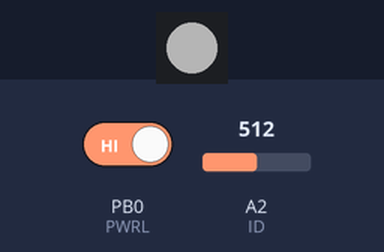
This sketch was run on a simulated ATtiny85, built with avr-gcc and run on an emulated ATtiny85. Shown: 1 RGB LEDs in strip order, left to right. The inputs (shaded band) are chosen by the test bench; at power-on: PB0 (PWRL) HIGH, A2 (ID) = 512. Dim RGB values are drawn brighter than linear.

Above: at 1.26 s.
1.3 s: PB0 (PWRL) driven LOW
At 1.7 s:
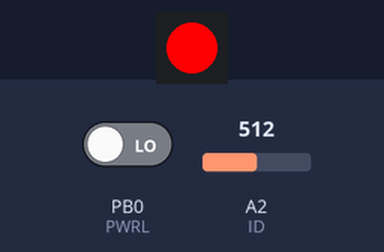
4.3 s: A2 (ID) set to 492
At 5.5 s:
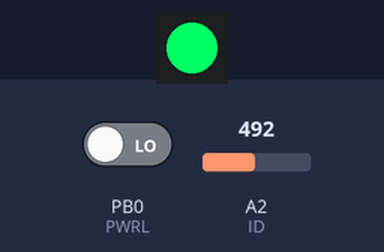
5.8 s: A2 (ID) set to 231
At 6.8 s:
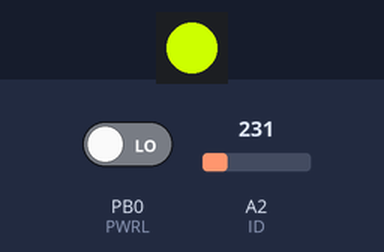
7.3 s: A2 (ID) set to 251
8.8 s: A2 (ID) set to 900
At 10.0 s:
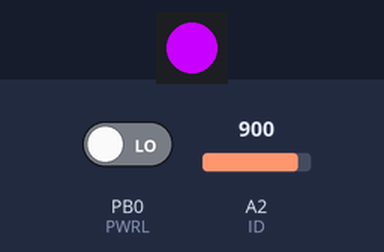
10.3 s: A2 (ID) set to 887
Timing chart, 0 to 12.8 s (numbered marks = the images above; inputs shaded):
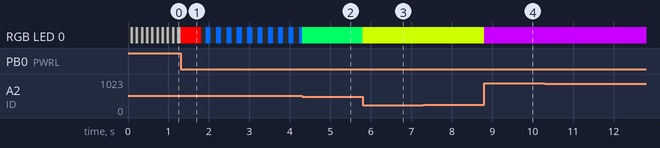

Measured:
- the behaviour switches between 507 and 506 on A2 (ID) (found by bisection; images 1 and 2)
- after the input at 5.8 s, RGB LED 0: RGB(0, 255, 100) → RGB(205, 255, 0) at once
- after the input at 7.3 s, every drawn part: stays the same
- after the input at 8.8 s, RGB LED 0: RGB(205, 255, 0) → RGB(200, 0, 255) at once
- after the input at 10.3 s, every drawn part: stays the same

The sketch:

pololu-3pi--audio-expansion-attiny.ino
```cpp
// (licence header left out)
/*******************************************************************************
   B O A R D   &   F U S E S   C O N F I G U R A T I O N
   - MCU: ATtiny85
   - Board: ATtiny25/45/85, Attiny85, Internal 16MHz
   - Fuses: Low fuse 0xE1; High fuse 0xDD; Extended fuse 0xFE
   - First run cli: `avrdude -pattiny85 -Pusb -cavrispmkII -Ulfuse:w:0xE1:m   -Uhfuse:w:0xDD:m   -Uefuse:w:0xFE:m`
   - Burn cli: `avrdude -pattiny85 -Pusb -cavrispmkII -Uflash:w:pololu-3pi--audio-expansion-attiny.ino.hex`
******************************************************************************/


/*******************************************************************************
    G P I O   C O N S T A N T S
 ******************************************************************************/
#define PWRL                    0                   // PWRL on GPIO 0 (physical pin 5), interlink bidir communication.
#define ANT                     2                   // ANT on GPIO 2 (physical pin 7), radio module reception.
#define DAT                     3                   // DAT on GPIO 3 (physical pin 2), output to WS2812B LED.
#define ID                      A2                  // ID on GPIO 4 (physical pin 3), identifier potentiometer.
// Other pins are unused.


/*******************************************************************************
    C O N S T A N T S
 ******************************************************************************/
#define N_ROBOTS                5                   // Maximum number of simultaneously active robots.
#define REMOTE_COMMAND_ON       7074148UL           // Code of the command generated by the remote control for resume.
#define REMOTE_COMMAND_OFF      7074152UL           // Code of the command generated by the remote control for pause.
#define ID_AVE_READS            4                   // Number of readings taken to average the identifier potentiometer.
#define ID_TIME_DELAY           1                   // Milliseconds to wait between correlative readings of the identifier potentiometer.
#define ID_CHANGE_THRESHOLD     5                   // Threshold ADC values to detect changes in the identifier potentiometer value.
#define ID_CHANGE_DELAY         3000                // Milliseconds of waiting during which the color of the selected identifier is held.
#define SAMD_TIMEOUT            5000                // Milliseconds to wait for communication with the ATSAMD before considering that it is not present.
#define PWRL_PULSE_TIMEOUT      10                  // Milliseconds maximum time to wait for ATSAMD pulse to be generated.
#define PWRL_PULSE_DURATION     50                  // Microsecond duration of the pulse sent by ATSAMD21 when it is ready to receive the identifier.
#define PWRL_PULSE_THRESHOLD    12                  // Microsecond threshold for detection of the pulse sent by ATSAMD21.
#define PWRL_PRE_ID_US          5                   // Microseconds to wait before starting the identifier pulse.
#define PWRL_POST_ID_US         25                  // Microseconds of waiting after the end of the identifier pulse.
#define PWRL_ID_DURATION        360                 // Microseconds total pulse duration of the pulse that sends the identifier.


/*******************************************************************************
    L I B R A R I E S
 ******************************************************************************/
// Fork from https://github.com/luelista/rc-switch/tree/feature-pcint-rebased
#include <RCSwitch.h>                               // It is necessary to edit line 55 from `RCSwitch.h` to uncomment `#define USE_PIN_CHANGE_INTERRUPT`
RCSwitch radio = RCSwitch();

#include <Adafruit_NeoPixel.h>
Adafruit_NeoPixel ws2812 = Adafruit_NeoPixel(1, DAT, NEO_GRB + NEO_KHZ800);

// Library used only for debugging, using the ATSAMD21 as a serial bridge. Its use is incompatible with the main functionality.
// https://github.com/ArminJo/ATtinySerialOut v1.1.0
//#include <ATtinySerialOut.h>                        // It is necessary to edit line 87 from `ATtinySerialOut.h` to set `TX_PIN` to `PB2`.
//#include <avr/pgmspace.h>


void setup() {
  //initTXPin();
  //Serial.println("INIT");
  pinMode(PWRL, INPUT);
  pinMode(ANT, INPUT);
  pinMode(DAT, OUTPUT);
  ws2812.begin();
}

void loop() {
  static boolean first_run_setup = true;            // Initial setup flag.
  static boolean command = false;                   // Command received by the radio receiver.
  static boolean bridge_ok = false;                 // ATSAMD21-ATtiny85 bridge correctly set flag.
  static boolean id_change = false;                 // Identifier potentiometer value change flag.
  int pot_value = 0;                                // Value read from the identifier potentiometer.
  unsigned int hue = 0;                             // Hue value calculated from an identifier.
  static unsigned int identifier = 0;               // Identifier assigned to the robot.
  static int prev_pot = 0;                          // Previous value of the identifier potentiometer.
  unsigned long pwrl_wait_timeout = 0;              // Time-out check for pulse to be received.
  unsigned long pwrl_pulse_init = 0;                // Initial time of the pulse sent by ATSAMD21.
  unsigned long pwrl_pulse_end = 0;                 // Final time of the pulse sent by ATSAMD21.
  unsigned long rx_value = 0;                       // Value read by the radio receiver.
  static unsigned long color = 0;                   // Color in 24-bit format assigned by identifier.
  static unsigned long id_change_timeout = 0;       // Time-out check to restore normal mode on the RGB LED.
  static unsigned long command_on_timeout = 0;      // Time-out check to turn off RGB LED in ON command.

  pot_value = readIdPot();
  if (first_run_setup) {
    prev_pot = pot_value;
    identifier = map(pot_value, 0 + ((360 / N_ROBOTS) / 4), 1023 - ((360 / N_ROBOTS) / 4), 0, N_ROBOTS - 1);
    hue = ((360 / N_ROBOTS) * identifier) + (360 / N_ROBOTS);
    color = calculateColor(hue);
    ws2812.setPixelColor(0, color);
    ws2812.show();
    while ((digitalRead(PWRL) == LOW) && (millis() < SAMD_TIMEOUT));
    if (digitalRead(PWRL == HIGH)) {
      while (digitalRead(PWRL) == HIGH) {
        ws2812.setPixelColor(0, (0x404040UL * ((millis() & 0x40) >> 6)));
        ws2812.show();
      }
      pwrl_wait_timeout = millis();
      while ((digitalRead(PWRL) == LOW) && (millis() - pwrl_wait_timeout < PWRL_PULSE_TIMEOUT));
      pwrl_pulse_init = micros();
      while ((digitalRead(PWRL) == HIGH) && (millis() - pwrl_wait_timeout < PWRL_PULSE_TIMEOUT));
      pwrl_pulse_end = micros();
      if ((pwrl_pulse_end - pwrl_pulse_init > (PWRL_PULSE_DURATION - PWRL_PULSE_THRESHOLD)) && (pwrl_pulse_end - pwrl_pulse_init < (PWRL_PULSE_DURATION + PWRL_PULSE_THRESHOLD))) {
        delayMicroseconds(PWRL_PRE_ID_US);
        pinMode(PWRL, OUTPUT);
        sendPulse(hue);
        delayMicroseconds(PWRL_POST_ID_US);
        ws2812.setPixelColor(0, 0, 255, 0);
        bridge_ok = true;
      }
      else {
        ws2812.setPixelColor(0, 255, 0, 0);
      }
      ws2812.show();
      delay(500);
    }
    radio.enableReceive(2);
    first_run_setup = false;
  }
  else {
    if (radio.available()) {
      rx_value = radio.getReceivedValue();
      if (rx_value == REMOTE_COMMAND_ON) {
        if (bridge_ok) digitalWrite(PWRL, HIGH);
        command = true;
        command_on_timeout = millis();
      } else if (rx_value == REMOTE_COMMAND_OFF) {
        if (bridge_ok) digitalWrite(PWRL, LOW);
        command = false;
      }
      radio.resetAvailable();
    }
    if ((pot_value < prev_pot - ID_CHANGE_THRESHOLD) || (pot_value > prev_pot + ID_CHANGE_THRESHOLD)) {
      hue = ((360 / N_ROBOTS) * map(pot_value, 0 + ((360 / N_ROBOTS) / 4), 1023 - ((360 / N_ROBOTS) / 4), 0, N_ROBOTS - 1)) + (360 / N_ROBOTS);
      ws2812.setPixelColor(0,  calculateColor(hue));
      prev_pot = pot_value;
      id_change = true;
      id_change_timeout = millis();
    }
    else {
      if (id_change) {
        if (millis() - id_change_timeout >= ID_CHANGE_DELAY) id_change = false;
      }
      else {
        if (command) {
          if (millis() - command_on_timeout <= 5000) ws2812.setPixelColor(0, color);
          else ws2812.setPixelColor(0, 0);
        }
        else ws2812.setPixelColor(0, (color * ((millis() & 0x80) >> 7)));
      }
    }
    ws2812.show();
  }
}


// Read the potentiometer of the identifier, and average the readings taken.
// Returns:
//      Value read by the ADC after averaging.
unsigned int readIdPot() {
  unsigned long read_value = 0;

  for (unsigned char i = 0; i < ID_AVE_READS; i++) {
    read_value += analogRead(ID);
    delay(ID_TIME_DELAY);
  }
  return (read_value / ID_AVE_READS);
}


// Calculates the color from the hue value.
// Required arguments:
//      Hue value (0-360).
// Returns:
//      RGB color in 24-bit format.
unsigned long calculateColor(unsigned int hue) {
  unsigned char red = 0;
  unsigned char green = 0;
  unsigned char blue = 0;
  unsigned char step = 0;
  unsigned long ret = 0;

  step = ((255UL * hue) / 60UL);
  if (hue < 61) {
    red = 255;
    green = step;
  }
  else if ((hue > 60) && (hue < 121)) {
    green = 255;
    red = 255 - step;
  }
  else if ((hue > 120) && (hue < 181)) {
    green = 255;
    blue = step;
  }
  else if ((hue > 180) && (hue < 241)) {
    blue = 255;
    green = 255 - step;
  }
  else if ((hue > 240) && (hue < 301)) {
    blue = 255;
    red = step;
  }
  else if ((hue > 300) && (hue < 361)) {
    red = 255;
    blue = 255 - step;
  }
  ret = (((unsigned long)red << 16) & 0xFF0000) | (((unsigned long)green << 8) & 0xFF00) | (blue & 0xFF);
  return ret;
}


// Generates a variable width pulse, with a total duration of 360µs.
// Required arguments:
//      Pulse duration in microseconds (0-360).
void sendPulse(unsigned int us) {
  noInterrupts();
  PORTB |= 0x01;
  delayMicroseconds(us);
  PORTB &= 0x00;
  delayMicroseconds(PWRL_ID_DURATION - us);
  interrupts();
}
```
